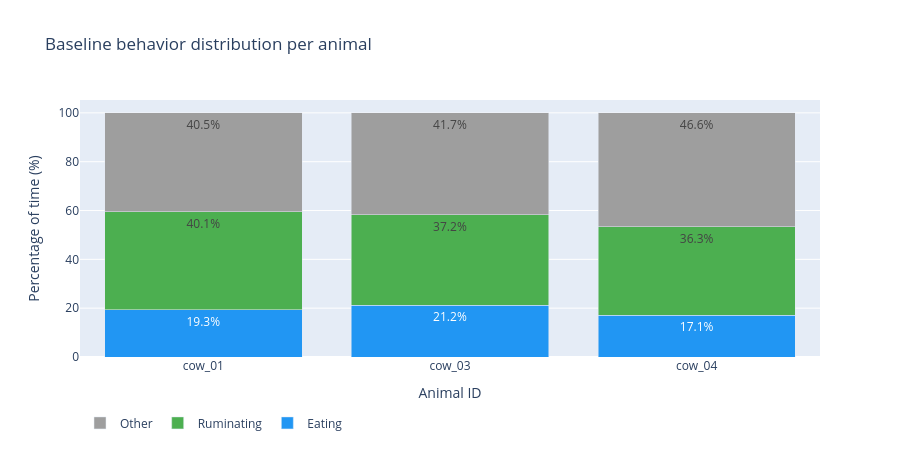

Here is the notebook cell this chart was saved with:
### Code cell
animals    = ['cow_01', 'cow_03', 'cow_04']
eating     = [baselines[a]['eating_pct']     for a in animals]
ruminating = [baselines[a]['ruminating_pct'] for a in animals]
other      = [baselines[a]['other_pct']      for a in animals]

fig_behavior = go.Figure()

fig_behavior.add_trace(go.Bar(
    name='Eating',
    x=animals, y=eating,
    marker_color='#2196F3',
    text=[f'{v:.1f}%' for v in eating],
    textposition='inside'
))

fig_behavior.add_trace(go.Bar(
    name='Ruminating',
    x=animals, y=ruminating,
    marker_color='#4CAF50',
    text=[f'{v:.1f}%' for v in ruminating],
    textposition='inside'
))

fig_behavior.add_trace(go.Bar(
    name='Other',
    x=animals, y=other,
    marker_color='#9E9E9E',
    text=[f'{v:.1f}%' for v in other],
    textposition='inside'
))

fig_behavior.update_layout(
    barmode='stack',
    title='Baseline behavior distribution per animal',
    yaxis_title='Percentage of time (%)',
    xaxis_title='Animal ID',
    legend=dict(orientation='h', y=-0.2),
    height=450
)

fig_behavior.show()
fig_behavior.write_html('../dashboard/behavior_distribution.html')
print("Behavior distribution saved")

### Figure 1 — Plotly figure (JSON) as saved in the notebook; plotly's stock layout.template omitted (floating-point values rounded to 4 significant figures)
{"data": [{"marker": {"color": "#2196F3"}, "name": "Eating", "text": ["19.3%", "21.2%", "17.1%"], "textposition": "inside", "type": "bar", "x": ["cow_01", "cow_03", "cow_04"], "y": [19.34, 21.16, 17.1]}, {"marker": {"color": "#4CAF50"}, "name": "Ruminating", "text": ["40.1%", "37.2%", "36.3%"], "textposition": "inside", "type": "bar", "x": ["cow_01", "cow_03", "cow_04"], "y": [40.14, 37.19, 36.26]}, {"marker": {"color": "#9E9E9E"}, "name": "Other", "text": ["40.5%", "41.7%", "46.6%"], "textposition": "inside", "type": "bar", "x": ["cow_01", "cow_03", "cow_04"], "y": [40.52, 41.66, 46.63]}], "layout": {"barmode": "stack", "height": 450, "legend": {"orientation": "h", "y": -0.2}, "title": {"text": "Baseline behavior distribution per animal"}, "xaxis": {"title": {"text": "Animal ID"}}, "yaxis": {"title": {"text": "Percentage of time (%)"}}}}
